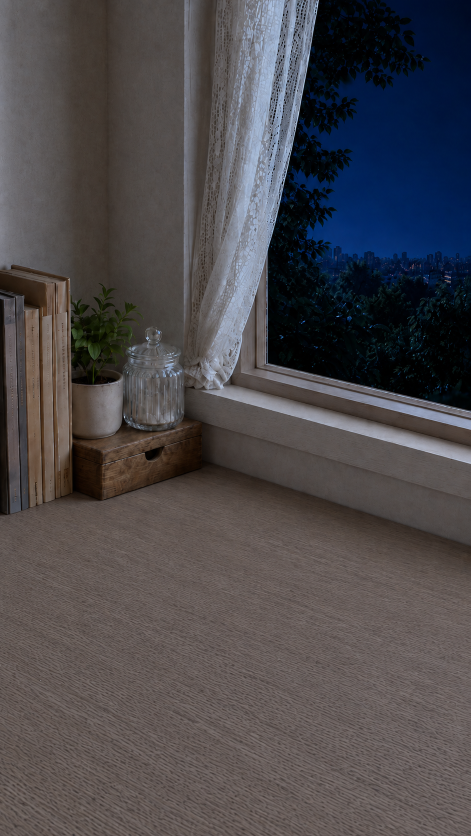
#> input picture docs/visual-qa/egg-rotation-sample-warm-day/runtime-sample/clear-night-v2/background-source/spring_clear_night_no_floor_light.png, 941 x 1672 px, given in place of spring_clear_day.png, which was not available (shown at 1/2 size)
$ python build-season-weather-previews.py
#> lines starting #> are read from the running program, lines starting #| are printed output that depends on the picture
#!/usr/bin/env python3
"""Build QA-only composites for the 20 pre-hatch season/weather layer sets."""

from pathlib import Path
from PIL import Image


ROOT = Path(__file__).resolve().parents[1]
BACKGROUND_ROOT = ROOT / "miniprogram/assets/scenes/lifecycle/pre-hatch/10-background/incubation-room/season-weather-full-scenes"
EGG_ROOT = ROOT / "miniprogram/assets/scenes/lifecycle/pre-hatch/30-character/egg/season-weather"
NEST_ROOT = ROOT / "miniprogram/assets/scenes/lifecycle/pre-hatch/20-room-objects/window-and-nest/season-weather"
OUTPUT_ROOT = ROOT / "docs/设计素材/视觉验收/season-weather-layer-batch/previews"

SCENE_KEYS = [
    "spring_clear_day",
    "spring_clear_sunset",
    "spring_clear_night",
    "spring_cloudy_day",
    "spring_rain_day",
    "summer_clear_day",
    "summer_clear_sunset",
    "summer_clear_night",
    "summer_cloudy_day",
    "summer_storm_night",
    "autumn_clear_day",
    "autumn_clear_sunset",
    "autumn_clear_night",
    "autumn_rain_day",
    "winter_clear_day",
    "winter_clear_night",
    "winter_cloudy_day",
    "winter_snow_day",
    "winter_snow_night",
    "winter_post_snow_day",
]


def background_path(scene_key: str) -> Path:
    if scene_key == "spring_clear_night":
        return BACKGROUND_ROOT / "spring_clear_night_moonlight.png"
    return BACKGROUND_ROOT / f"{scene_key}.png"


def place_layer(canvas: Image.Image, source: Path, size: int, x: int, y: int) -> None:
    with Image.open(source) as layer_image:
        layer = layer_image.convert("RGBA").resize((size, size), Image.Resampling.LANCZOS)
        canvas.alpha_composite(layer, (x, y))


def build_preview(scene_key: str) -> Path:
#> called with scene_key = 'spring_clear_day'
    with Image.open(background_path(scene_key)) as background_image:
#> background_image is the input picture: PIL image 941x1672 RGB; mean R, G, B 76.3, 73.2, 76.1
        canvas = background_image.convert("RGBA")

    width, height = canvas.size
#> width = 941; height = 1672
    rpx = width / 750
#> rpx = 1.25
    layer_size = round(500 * rpx)
#> layer_size = 627
    layer_x = round((width - layer_size) / 2)
#> layer_x = 157
    nest_y = round(height / 2 - 20 * rpx)
#> nest_y = 811
    egg_y = round(height / 2 - 190 * rpx)
#> egg_y = 598

    place_layer(canvas, NEST_ROOT / f"{scene_key}_nest_pad.png", layer_size, layer_x, nest_y)
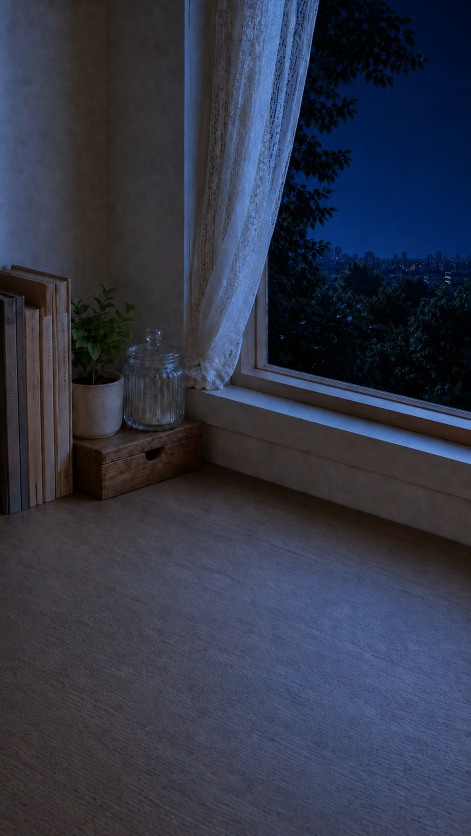
#> input picture docs/visual-qa/egg-rotation-sample-warm-day/runtime-sample/clear-night-v2/background-source/spring_clear_night_moonlight.png, 941 x 1672 px, given in place of spring_clear_day_nest_pad.png, which was not available (shown at 1/2 size)
#> in place_layer, layer_image is the input picture: PIL image 941x1672 RGB; mean R, G, B 48.9, 53.8, 70.2
#> in place_layer, `layer = layer_image.convert("RGBA").resize((size, size), Image.Resampl..`:
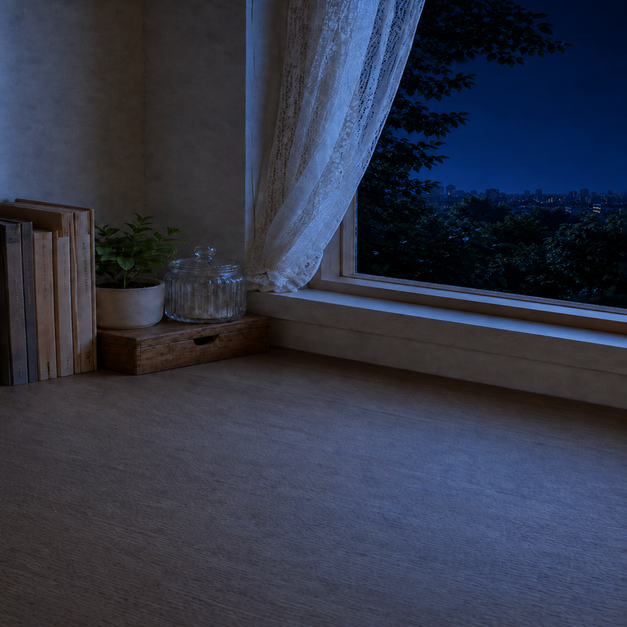
#> layer: PIL image 627x627 RGBA; mean R, G, B, A 48.9, 53.8, 70.2, 255
#> in place_layer, `canvas.alpha_composite(layer, (x, y))`:
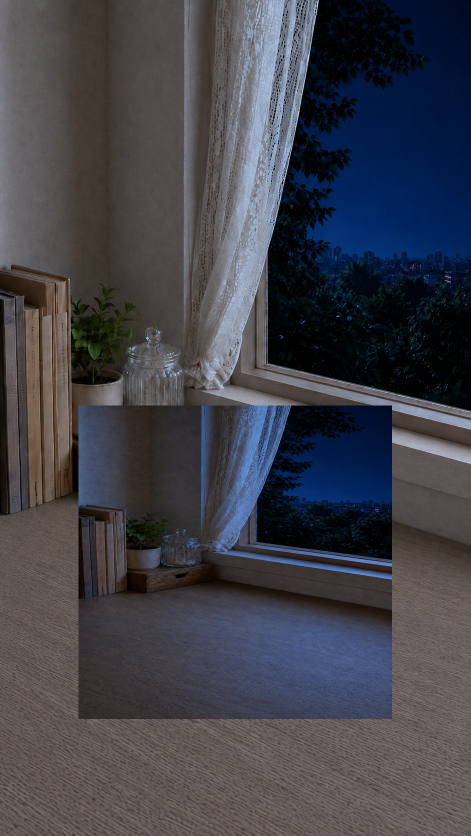
#> canvas: PIL image 941x1672 RGBA (shown at 1/2 size); mean R, G, B, A 65.6, 66.2, 74.2, 255
    place_layer(canvas, EGG_ROOT / f"{scene_key}_egg_right45.png", layer_size, layer_x, egg_y)
#> call 2 of place_layer, with size = 627, x = 157, y = 598
#> in place_layer (call 2), `canvas.alpha_composite(layer, (x, y))`:
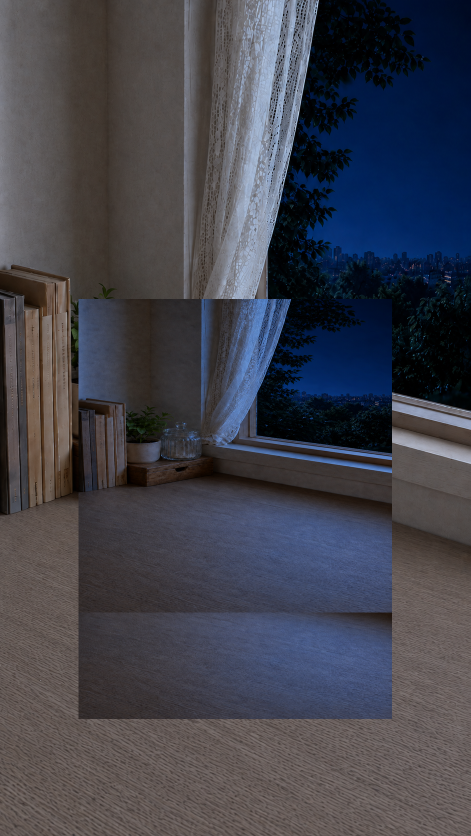
#> canvas: PIL image 941x1672 RGBA (shown at 1/2 size); mean R, G, B, A 65.8, 66.7, 76.4, 255

    output = OUTPUT_ROOT / f"{scene_key}_composite_preview.png"
    output.parent.mkdir(parents=True, exist_ok=True)
    canvas.convert("RGB").save(output, quality=95)
    return output


def main() -> None:
    outputs = [build_preview(scene_key) for scene_key in SCENE_KEYS]
    print(f"Built {len(outputs)} QA previews in {OUTPUT_ROOT}")


if __name__ == "__main__":
#> (the run stopped early here; a loop or call above may not have finished)
